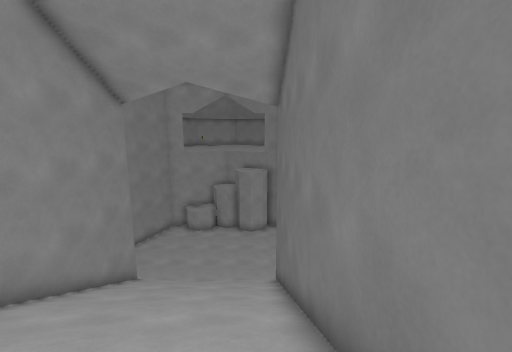
View 1 (above)

16 first-person views from a walk through a 3-D level made in the Godot game engine. The camera is 1.2 m above the floor, tilts 10° down and sees 90° across. The floor is counted in squares, 1 m on a side. Each view is taken from the middle of a square. On the plan, view 1 faces up. The plan holds only what a view shows up to about 12 squares ahead; the rest is blank. The place goes on beyond the plan.

View 2
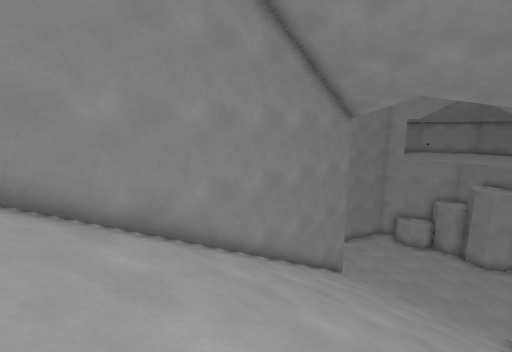

View 3
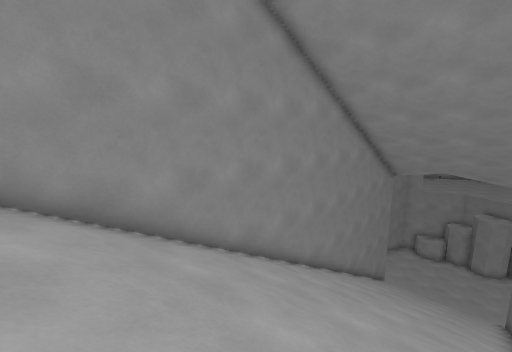

View 4
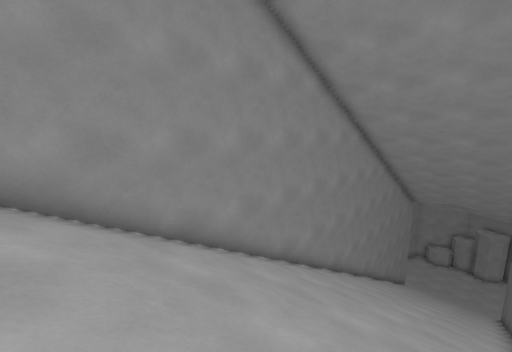

View 5
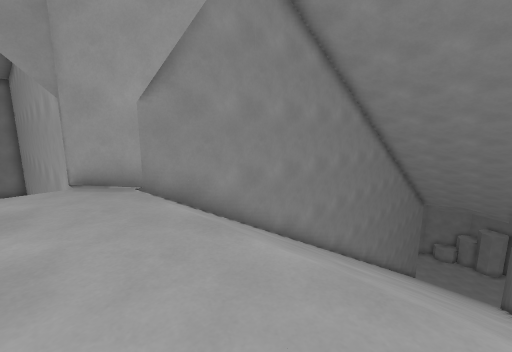

View 6
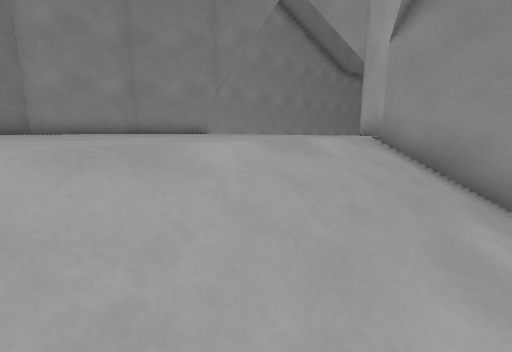

View 7
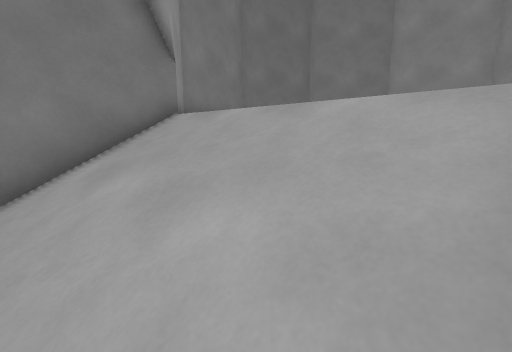

View 8
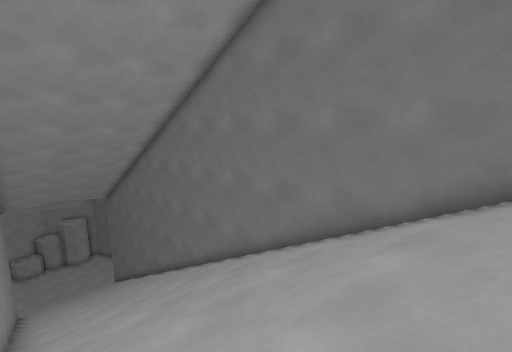

View 9
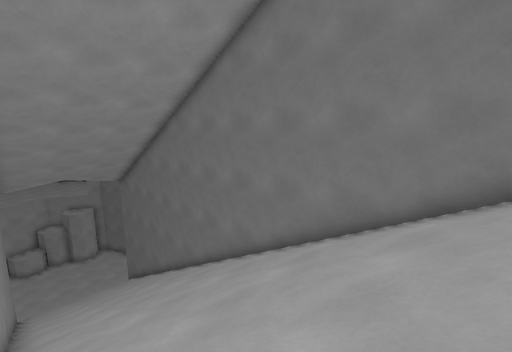

View 10
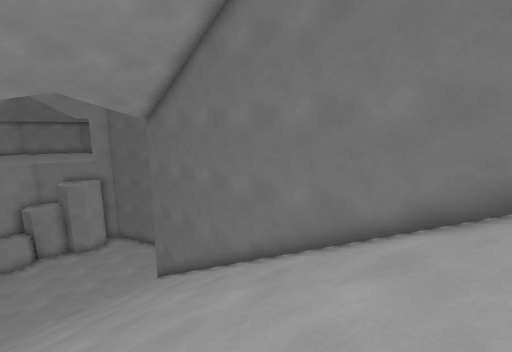

View 11
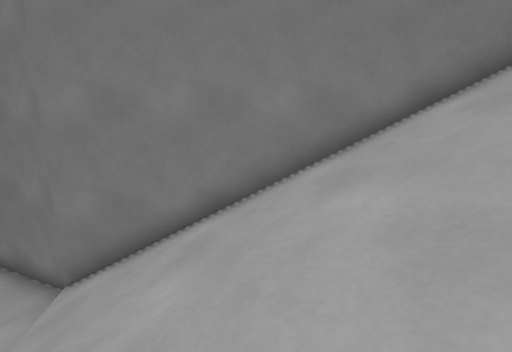

View 12
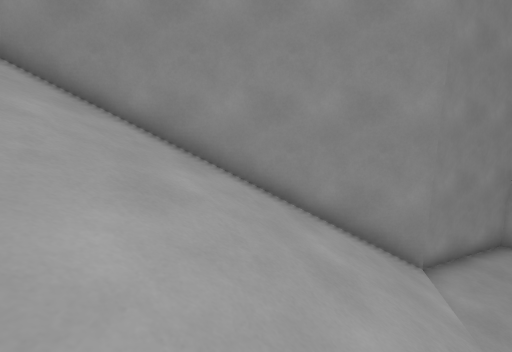

View 13
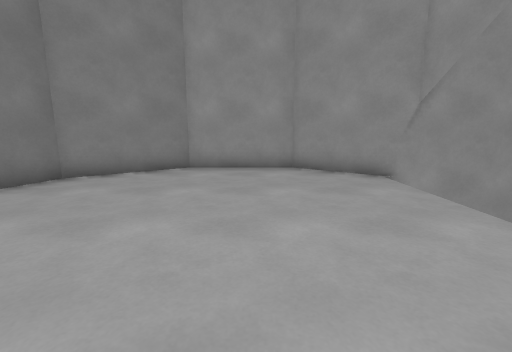

View 14
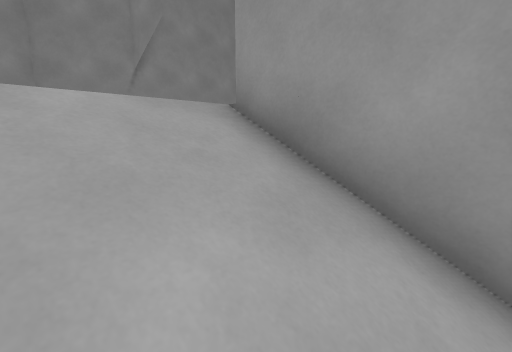

View 15
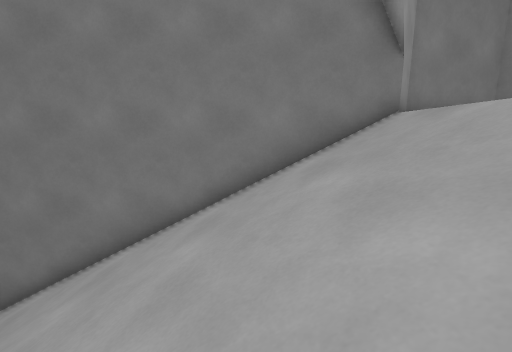

View 16
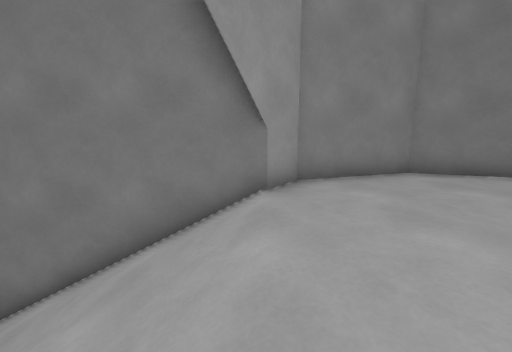

### Floor plan
Key: @ floor where view 1 was taken; # wall or solid block; . floor; / step, stairs or slope; v drop or lower ground.
Columns run from 9 left of view 1 to 3 right of it. Each row starts with its distance up from view 1.
 13  #vvvvv vvvv#
 12  ##vvvvvvvv##
 11   ##vv   v##
 10    #//vv//#
  9    #//////#
  8    #//////#
  7    #//////#
  6    #//////#
  5    #//////#
  4    #//////#
  3    #//////#
  2    #//////#
  1    #//////#
  0    #/////@#
 -1    #//////#
 -2    #//////#
 -3    #//////#
 -4    #//////#
 -5    #//////#
 -6    #//////#
 -7    #//////#
 -8    #//////#
 -9    #//////#
-10    #//////#
-11    #//////#
-12    #//////#
-13    #//////#
-14    #//////#
-15    #//////#
-16   ##//////##
-17 ###........##
-18    .........#
-19    .........#
-20    .........#
-21    .........#
-22    .........#
-23    ........##
-24 ####......##
-25    ##....##
-26     ######

Where each view was taken, in squares from view 1:
view 1: 0 up, 0 right, facing up
view 2: 1 down, 0 right, facing up-left
view 3: 8 down, 0 right, facing up-left
view 4: 14 down, 0 right, facing up-left
view 5: 18 down, 0 right, facing up-left
view 6: 14 down, 0 right, facing down-left
view 7: 13 down, 5 left, facing down-right
view 8: 13 down, 5 left, facing up-right
view 9: 9 down, 5 left, facing up-right
view 10: 1 down, 4 left, facing up-right
view 11: 7 up, 4 left, facing right
view 12: 7 up, 0 right, facing left
view 13: 17 down, 3 left, facing down
view 14: 13 down, 3 left, facing down-left
view 15: 13 down, 5 left, facing right
view 16: 16 down, 4 left, facing right
